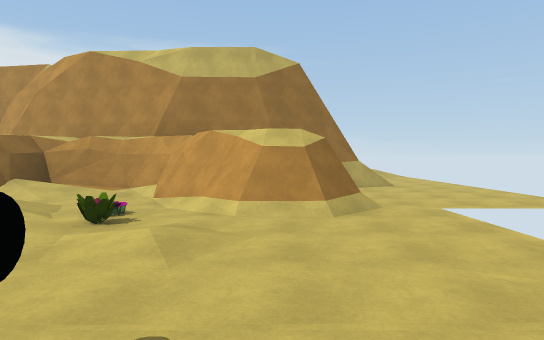
[1] (above)

14 first-person views from a walk through a Unity game level. The camera is 1.5 m above the floor, tilts 2° down and sees 75° across. The floor is counted in squares, 2 m on a side. Each view is taken from the middle of a square. On the plan, view 1 faces up. The plan holds only what a view shows up to about 11 squares ahead; the rest is blank. The place goes on beyond the plan.

[2]
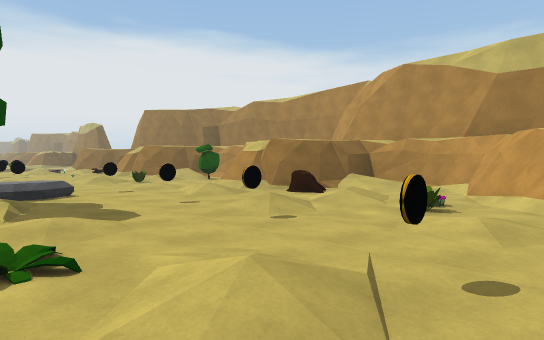

[3]
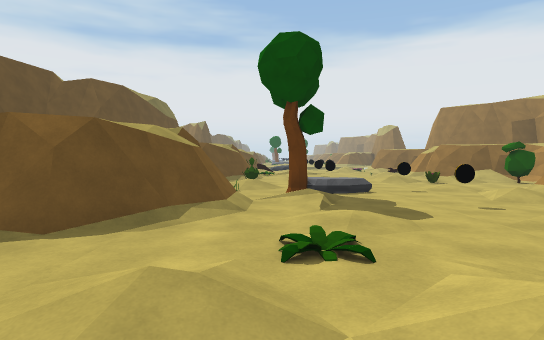

[4]
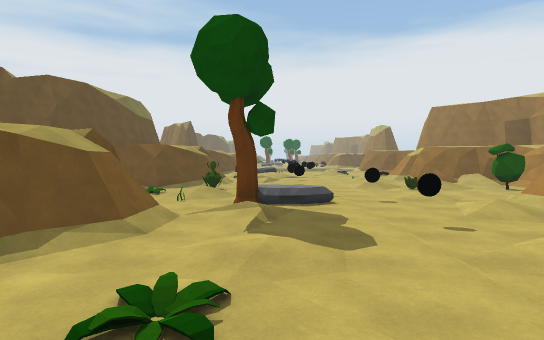

[5]
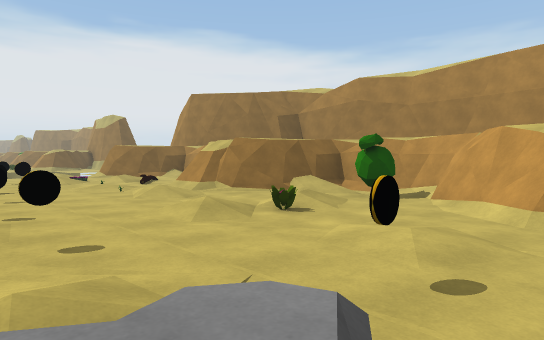

[6]
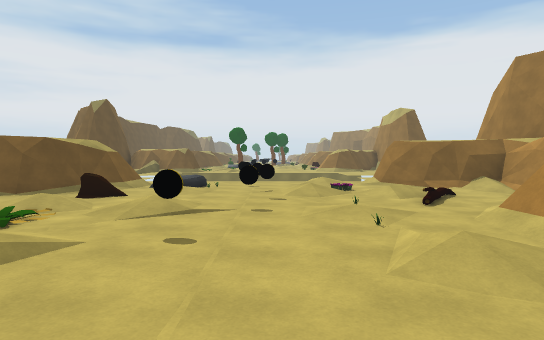

[7]
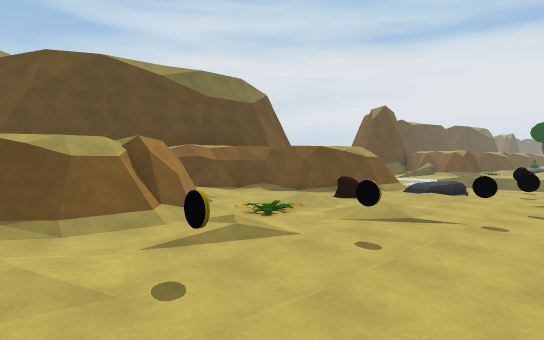

[8]
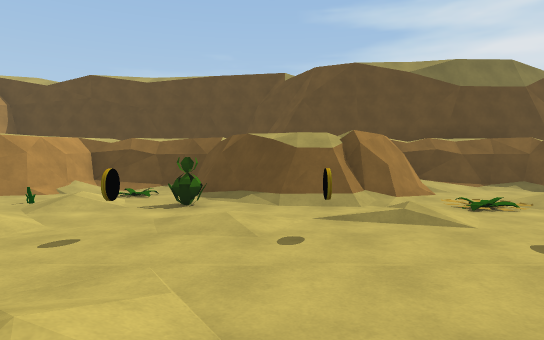

[9]
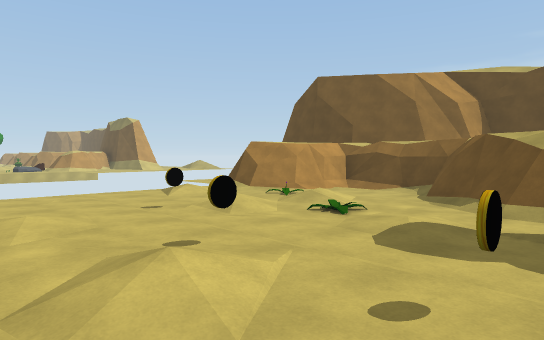

[10]
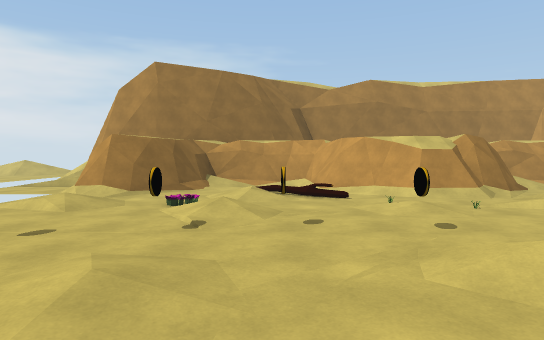

[11]
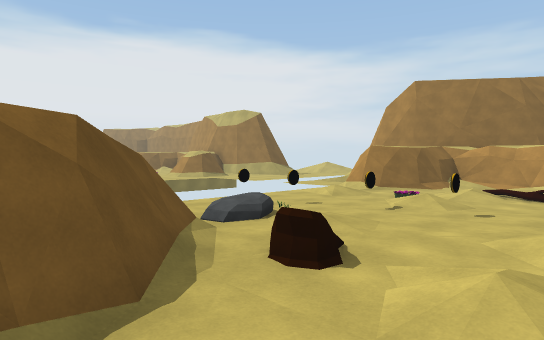

[12]
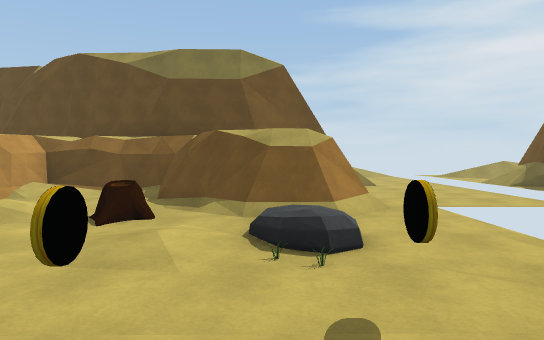

[13]
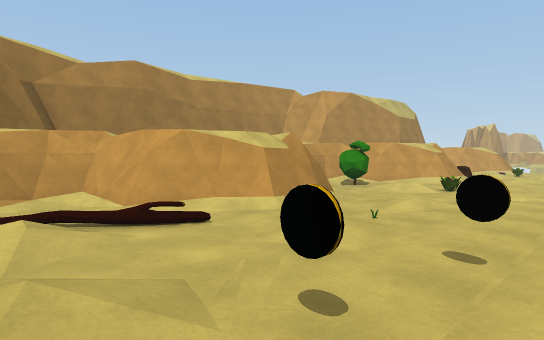

[14]
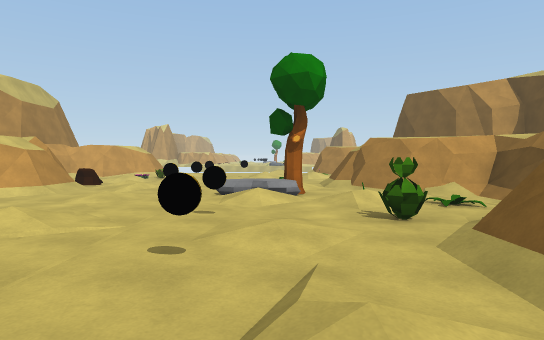

### Floor plan
Key: @ floor where view 1 was taken; # wall or solid block; . main floor; : floor 0.25 m higher than the main floor; / step, stairs or slope; P plant; C coin; R rock; T tree; O other object.
Columns run from 24 left of view 1 to 5 right of it. Each row starts with its distance up from view 1.
 11                             ..
 10                             ..
  9                           #/..
  8     ####   #####   ####   ....
  7     #/.##  #/./#  ##/:##  ....
  6   ###../####/OO####/../###....
  5   ##..: /##/.:..###O:.P/##.
  4   .:.P.......P........P....
  3   .:.:..OO.../......:..:...
  2   ...CC.C.......C.C..O.....
  1   OCO....O.C..C.R......C...
  0   ./RO..:./..../T./.:..:@/.
 -1   ..:.O..P...........P...:
 -2   .##/....###P.:O.##../O.##
 -3 ...###/..#####.P.####...##
 -4 ...  ##.:#   #/./#  ##..#
 -5 ...   ####   #####   ####
 -6 ..
 -7 ..
 -8 ..

Positions as (right, up) in squares from view 1, and headings:
1: (0, 0), facing up
2: (0, -1), facing up-left
3: (0, -1), facing left
4: (-1, 0), facing left
5: (-7, 0), facing up-left
6: (-11, 2), facing left
7: (-11, 3), facing down-left
8: (-12, 4), facing down
9: (-6, 4), facing down-right
10: (-18, -2), facing up
11: (-16, -4), facing up-left
12: (-20, 3), facing down
13: (-19, 1), facing up-right
14: (-15, 0), facing right
